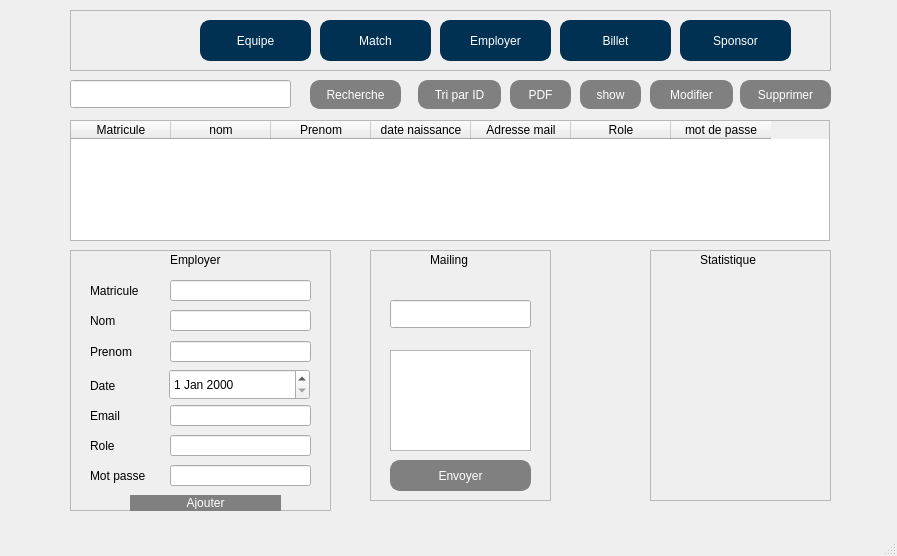
<?xml version="1.0" encoding="UTF-8"?>
<ui version="4.0">
 <class>fennetre1</class>
 <widget class="QMainWindow" name="fennetre1">
  <property name="geometry">
   <rect>
    <x>0</x>
    <y>0</y>
    <width>897</width>
    <height>556</height>
   </rect>
  </property>
  <property name="windowTitle">
   <string>fennetre1</string>
  </property>
  <widget class="QWidget" name="centralwidget">
   <widget class="QLabel" name="label_pic">
    <property name="geometry">
     <rect>
      <x>0</x>
      <y>0</y>
      <width>951</width>
      <height>611</height>
     </rect>
    </property>
    <property name="text">
     <string/>
    </property>
   </widget>
   <widget class="QFrame" name="formulere">
    <property name="geometry">
     <rect>
      <x>70</x>
      <y>250</y>
      <width>261</width>
      <height>261</height>
     </rect>
    </property>
    <property name="frameShape">
     <enum>QFrame::Shape::StyledPanel</enum>
    </property>
    <property name="frameShadow">
     <enum>QFrame::Shadow::Raised</enum>
    </property>
    <widget class="QLabel" name="label">
     <property name="geometry">
      <rect>
       <x>20</x>
       <y>60</y>
       <width>41</width>
       <height>21</height>
      </rect>
     </property>
     <property name="text">
      <string>Nom</string>
     </property>
    </widget>
    <widget class="QLabel" name="label_2">
     <property name="geometry">
      <rect>
       <x>20</x>
       <y>125</y>
       <width>61</width>
       <height>21</height>
      </rect>
     </property>
     <property name="text">
      <string>Date </string>
     </property>
    </widget>
    <widget class="QLabel" name="label_3">
     <property name="geometry">
      <rect>
       <x>20</x>
       <y>185</y>
       <width>41</width>
       <height>21</height>
      </rect>
     </property>
     <property name="text">
      <string>Role</string>
     </property>
    </widget>
    <widget class="QLabel" name="label_4">
     <property name="geometry">
      <rect>
       <x>20</x>
       <y>91</y>
       <width>51</width>
       <height>21</height>
      </rect>
     </property>
     <property name="text">
      <string>Prenom</string>
     </property>
    </widget>
    <widget class="QLineEdit" name="lineEdit_nom">
     <property name="geometry">
      <rect>
       <x>100</x>
       <y>60</y>
       <width>141</width>
       <height>21</height>
      </rect>
     </property>
    </widget>
    <widget class="QLineEdit" name="lineEdit_prenom">
     <property name="geometry">
      <rect>
       <x>100</x>
       <y>91</y>
       <width>141</width>
       <height>21</height>
      </rect>
     </property>
    </widget>
    <widget class="QLineEdit" name="lineEdit_role">
     <property name="geometry">
      <rect>
       <x>100</x>
       <y>185</y>
       <width>141</width>
       <height>21</height>
      </rect>
     </property>
    </widget>
    <widget class="QPushButton" name="pushButton_AJemp">
     <property name="geometry">
      <rect>
       <x>60</x>
       <y>245</y>
       <width>151</width>
       <height>16</height>
      </rect>
     </property>
     <property name="styleSheet">
      <string notr="true">QPushButton {
    border: 2px solid #808080;   /* Grey border */
    border-radius: 10px;         /* Round the corners */
    padding: 0 8px;              /* Padding inside the button */
    background: #808080;         /* Grey background */
    color: white;                /* White text color */
}

QPushButton:hover {
    background-color: #505050;   /* Darker grey on hover */
}
</string>
     </property>
     <property name="text">
      <string>Ajouter</string>
     </property>
    </widget>
    <widget class="QLabel" name="label_11">
     <property name="geometry">
      <rect>
       <x>100</x>
       <y>0</y>
       <width>81</width>
       <height>20</height>
      </rect>
     </property>
     <property name="text">
      <string>Employer</string>
     </property>
    </widget>
    <widget class="QLabel" name="label_5">
     <property name="geometry">
      <rect>
       <x>20</x>
       <y>155</y>
       <width>61</width>
       <height>21</height>
      </rect>
     </property>
     <property name="text">
      <string>Email</string>
     </property>
    </widget>
    <widget class="QLineEdit" name="lineEdit_email">
     <property name="geometry">
      <rect>
       <x>100</x>
       <y>155</y>
       <width>141</width>
       <height>21</height>
      </rect>
     </property>
    </widget>
    <widget class="QLineEdit" name="lineEdit_motpasse">
     <property name="geometry">
      <rect>
       <x>100</x>
       <y>215</y>
       <width>141</width>
       <height>21</height>
      </rect>
     </property>
    </widget>
    <widget class="QLabel" name="label_6">
     <property name="geometry">
      <rect>
       <x>20</x>
       <y>215</y>
       <width>71</width>
       <height>21</height>
      </rect>
     </property>
     <property name="text">
      <string>Mot passe</string>
     </property>
    </widget>
    <widget class="QDateEdit" name="dateEdit">
     <property name="geometry">
      <rect>
       <x>99</x>
       <y>119</y>
       <width>141</width>
       <height>31</height>
      </rect>
     </property>
    </widget>
    <widget class="QLineEdit" name="lineEdit_matricule">
     <property name="geometry">
      <rect>
       <x>100</x>
       <y>30</y>
       <width>141</width>
       <height>21</height>
      </rect>
     </property>
    </widget>
    <widget class="QLabel" name="label_7">
     <property name="geometry">
      <rect>
       <x>20</x>
       <y>30</y>
       <width>71</width>
       <height>21</height>
      </rect>
     </property>
     <property name="text">
      <string>Matricule</string>
     </property>
    </widget>
   </widget>
   <widget class="QFrame" name="Mailing">
    <property name="geometry">
     <rect>
      <x>370</x>
      <y>250</y>
      <width>181</width>
      <height>251</height>
     </rect>
    </property>
    <property name="frameShape">
     <enum>QFrame::Shape::StyledPanel</enum>
    </property>
    <property name="frameShadow">
     <enum>QFrame::Shadow::Raised</enum>
    </property>
    <widget class="QPushButton" name="pushButton_5">
     <property name="geometry">
      <rect>
       <x>20</x>
       <y>210</y>
       <width>141</width>
       <height>31</height>
      </rect>
     </property>
     <property name="styleSheet">
      <string notr="true">QPushButton {
    border: 2px solid #808080;   /* Grey border */
    border-radius: 10px;         /* Round the corners */
    padding: 0 8px;              /* Padding inside the button */
    background: #808080;         /* Grey background */
    color: white;                /* White text color */
}

QPushButton:hover {
    background-color: #505050;   /* Darker grey on hover */
}
</string>
     </property>
     <property name="text">
      <string>Envoyer</string>
     </property>
    </widget>
    <widget class="QTextEdit" name="textEdit">
     <property name="geometry">
      <rect>
       <x>20</x>
       <y>100</y>
       <width>141</width>
       <height>101</height>
      </rect>
     </property>
    </widget>
    <widget class="QLabel" name="label_10">
     <property name="geometry">
      <rect>
       <x>60</x>
       <y>0</y>
       <width>81</width>
       <height>20</height>
      </rect>
     </property>
     <property name="text">
      <string>Mailing</string>
     </property>
    </widget>
    <widget class="QLineEdit" name="lineEdit_9">
     <property name="geometry">
      <rect>
       <x>20</x>
       <y>50</y>
       <width>141</width>
       <height>28</height>
      </rect>
     </property>
    </widget>
    <widget class="QFrame" name="Mailing_2">
     <property name="geometry">
      <rect>
       <x>180</x>
       <y>10</y>
       <width>181</width>
       <height>251</height>
      </rect>
     </property>
     <property name="frameShape">
      <enum>QFrame::Shape::StyledPanel</enum>
     </property>
     <property name="frameShadow">
      <enum>QFrame::Shadow::Raised</enum>
     </property>
     <widget class="QPushButton" name="pushButton_13">
      <property name="geometry">
       <rect>
        <x>20</x>
        <y>210</y>
        <width>141</width>
        <height>31</height>
       </rect>
      </property>
      <property name="styleSheet">
       <string notr="true">QPushButton{
border:2px solid gray;
border-radius: 10px;
padding:0 8px;
background:gray;
}</string>
      </property>
      <property name="text">
       <string>Envoyer</string>
      </property>
     </widget>
     <widget class="QTextEdit" name="textEdit_2">
      <property name="geometry">
       <rect>
        <x>20</x>
        <y>100</y>
        <width>141</width>
        <height>101</height>
       </rect>
      </property>
     </widget>
     <widget class="QLabel" name="label_12">
      <property name="geometry">
       <rect>
        <x>60</x>
        <y>10</y>
        <width>81</width>
        <height>20</height>
       </rect>
      </property>
      <property name="text">
       <string>Mailing</string>
      </property>
     </widget>
     <widget class="QLineEdit" name="lineEdit_10">
      <property name="geometry">
       <rect>
        <x>20</x>
        <y>50</y>
        <width>141</width>
        <height>28</height>
       </rect>
      </property>
     </widget>
    </widget>
   </widget>
   <widget class="QTableWidget" name="tableWidget">
    <property name="geometry">
     <rect>
      <x>70</x>
      <y>120</y>
      <width>760</width>
      <height>121</height>
     </rect>
    </property>
    <property name="maximumSize">
     <size>
      <width>763</width>
      <height>16777215</height>
     </size>
    </property>
    <column>
     <property name="text">
      <string>Matricule</string>
     </property>
     <property name="font">
      <font>
       <pointsize>9</pointsize>
       <bold>false</bold>
      </font>
     </property>
    </column>
    <column>
     <property name="text">
      <string>nom</string>
     </property>
    </column>
    <column>
     <property name="text">
      <string>Prenom</string>
     </property>
    </column>
    <column>
     <property name="text">
      <string>date naissance</string>
     </property>
    </column>
    <column>
     <property name="text">
      <string>Adresse mail</string>
     </property>
    </column>
    <column>
     <property name="text">
      <string>Role</string>
     </property>
    </column>
    <column>
     <property name="text">
      <string>mot de passe</string>
     </property>
    </column>
   </widget>
   <widget class="QPushButton" name="pushButton_suprimer">
    <property name="geometry">
     <rect>
      <x>740</x>
      <y>80</y>
      <width>91</width>
      <height>29</height>
     </rect>
    </property>
    <property name="styleSheet">
     <string notr="true">QPushButton {
    border: 2px solid #808080;   /* Grey border */
    border-radius: 10px;         /* Round the corners */
    padding: 0 8px;              /* Padding inside the button */
    background: #808080;         /* Grey background */
    color: white;                /* White text color */
}

QPushButton:hover {
    background-color: #505050;   /* Darker grey on hover */
}

</string>
    </property>
    <property name="text">
     <string>Supprimer</string>
    </property>
   </widget>
   <widget class="QPushButton" name="pushButton_modifier">
    <property name="geometry">
     <rect>
      <x>650</x>
      <y>80</y>
      <width>83</width>
      <height>29</height>
     </rect>
    </property>
    <property name="styleSheet">
     <string notr="true">QPushButton {
    border: 2px solid #808080;   /* Grey border */
    border-radius: 10px;         /* Round the corners */
    padding: 0 8px;              /* Padding inside the button */
    background: #808080;         /* Grey background */
    color: white;                /* White text color */
}

QPushButton:hover {
    background-color: #505050;   /* Darker grey on hover */
}
</string>
    </property>
    <property name="text">
     <string>Modifier</string>
    </property>
   </widget>
   <widget class="QPushButton" name="pushButton_6">
    <property name="geometry">
     <rect>
      <x>310</x>
      <y>80</y>
      <width>91</width>
      <height>29</height>
     </rect>
    </property>
    <property name="styleSheet">
     <string notr="true">QPushButton {
    border: 2px solid #808080;   /* Grey border */
    border-radius: 10px;         /* Round the corners */
    padding: 0 8px;              /* Padding inside the button */
    background: #808080;         /* Grey background */
    color: white;                /* White text color */
}

QPushButton:hover {
    background-color: #505050;   /* Darker grey on hover */
}
</string>
    </property>
    <property name="text">
     <string>Recherche</string>
    </property>
   </widget>
   <widget class="QLineEdit" name="lineEdit_matricule_id">
    <property name="geometry">
     <rect>
      <x>70</x>
      <y>80</y>
      <width>221</width>
      <height>28</height>
     </rect>
    </property>
   </widget>
   <widget class="QPushButton" name="pushButton_8">
    <property name="geometry">
     <rect>
      <x>418</x>
      <y>80</y>
      <width>83</width>
      <height>29</height>
     </rect>
    </property>
    <property name="styleSheet">
     <string notr="true">QPushButton {
    border: 2px solid #808080;   /* Grey border */
    border-radius: 10px;         /* Round the corners */
    padding: 0 8px;              /* Padding inside the button */
    background: #808080;         /* Grey background */
    color: white;                /* White text color */
}

QPushButton:hover {
    background-color: #505050;   /* Darker grey on hover */
}
</string>
    </property>
    <property name="text">
     <string>Tri par ID</string>
    </property>
   </widget>
   <widget class="QPushButton" name="pushButton_7">
    <property name="geometry">
     <rect>
      <x>510</x>
      <y>80</y>
      <width>61</width>
      <height>29</height>
     </rect>
    </property>
    <property name="styleSheet">
     <string notr="true">QPushButton {
    border: 2px solid #808080;   /* Grey border */
    border-radius: 10px;         /* Round the corners */
    padding: 0 8px;              /* Padding inside the button */
    background: #808080;         /* Grey background */
    color: white;                /* White text color */
}

QPushButton:hover {
    background-color: #505050;   /* Darker grey on hover */
}
</string>
    </property>
    <property name="text">
     <string>PDF</string>
    </property>
   </widget>
   <widget class="QFrame" name="frame">
    <property name="geometry">
     <rect>
      <x>70</x>
      <y>10</y>
      <width>761</width>
      <height>61</height>
     </rect>
    </property>
    <property name="frameShape">
     <enum>QFrame::Shape::StyledPanel</enum>
    </property>
    <property name="frameShadow">
     <enum>QFrame::Shadow::Raised</enum>
    </property>
    <widget class="QPushButton" name="pushButton_4">
     <property name="geometry">
      <rect>
       <x>610</x>
       <y>10</y>
       <width>111</width>
       <height>41</height>
      </rect>
     </property>
     <property name="styleSheet">
      <string notr="true">QPushButton {
    border: 2px solid #003153;   /* Prussian Blue border */
    border-radius: 10px;         /* Round the corners */
    padding: 0 8px;              /* Padding inside the button */
    background: #003153;         /* Prussian Blue background */
    color: white;                /* White text color */
}

QPushButton:hover {
    background-color: #001f33; /* Darker Prussian blue on hover */
}

</string>
     </property>
     <property name="text">
      <string>Sponsor</string>
     </property>
    </widget>
    <widget class="QPushButton" name="pushButton_9">
     <property name="geometry">
      <rect>
       <x>490</x>
       <y>10</y>
       <width>111</width>
       <height>41</height>
      </rect>
     </property>
     <property name="styleSheet">
      <string notr="true">QPushButton {
    border: 2px solid #003153;   /* Prussian Blue border */
    border-radius: 10px;         /* Round the corners */
    padding: 0 8px;              /* Padding inside the button */
    background: #003153;         /* Prussian Blue background */
    color: white;                /* White text color */
}

QPushButton:hover {
    background-color: #001f33; /* Darker Prussian blue on hover */
}
</string>
     </property>
     <property name="text">
      <string>Billet</string>
     </property>
    </widget>
    <widget class="QPushButton" name="pushButton_10">
     <property name="geometry">
      <rect>
       <x>370</x>
       <y>10</y>
       <width>111</width>
       <height>41</height>
      </rect>
     </property>
     <property name="styleSheet">
      <string notr="true">QPushButton {
    border: 2px solid #003153;   /* Prussian Blue border */
    border-radius: 10px;         /* Round the corners */
    padding: 0 8px;              /* Padding inside the button */
    background: #003153;         /* Prussian Blue background */
    color: white;                /* White text color */
}

QPushButton:hover {
    background-color: #001f33; /* Darker Prussian blue on hover */
}
</string>
     </property>
     <property name="text">
      <string>Employer</string>
     </property>
    </widget>
    <widget class="QPushButton" name="pushButton_11">
     <property name="geometry">
      <rect>
       <x>250</x>
       <y>10</y>
       <width>111</width>
       <height>41</height>
      </rect>
     </property>
     <property name="styleSheet">
      <string notr="true">QPushButton {
    border: 2px solid #003153;   /* Prussian Blue border */
    border-radius: 10px;         /* Round the corners */
    padding: 0 8px;              /* Padding inside the button */
    background: #003153;         /* Prussian Blue background */
    color: white;                /* White text color */
}

QPushButton:hover {
    background-color: #001f33; /* Darker Prussian blue on hover */
}
</string>
     </property>
     <property name="text">
      <string>Match</string>
     </property>
    </widget>
    <widget class="QPushButton" name="pushButton_12">
     <property name="geometry">
      <rect>
       <x>130</x>
       <y>10</y>
       <width>111</width>
       <height>41</height>
      </rect>
     </property>
     <property name="styleSheet">
      <string notr="true">QPushButton {
    border: 2px solid #003153;   /* Prussian Blue border */
    border-radius: 10px;         /* Round the corners */
    padding: 0 8px;              /* Padding inside the button */
    background: #003153;         /* Prussian Blue background */
    color: white;                /* White text color */
}

QPushButton:hover {
    background-color: #001f33; /* Darker Prussian blue on hover */
}
</string>
     </property>
     <property name="text">
      <string>Equipe</string>
     </property>
    </widget>
    <widget class="QLabel" name="label_pic2">
     <property name="geometry">
      <rect>
       <x>0</x>
       <y>-10</y>
       <width>91</width>
       <height>81</height>
      </rect>
     </property>
     <property name="text">
      <string/>
     </property>
    </widget>
   </widget>
   <widget class="QFrame" name="Mailing_3">
    <property name="geometry">
     <rect>
      <x>650</x>
      <y>250</y>
      <width>181</width>
      <height>251</height>
     </rect>
    </property>
    <property name="frameShape">
     <enum>QFrame::Shape::StyledPanel</enum>
    </property>
    <property name="frameShadow">
     <enum>QFrame::Shadow::Raised</enum>
    </property>
    <widget class="QLabel" name="label_15">
     <property name="geometry">
      <rect>
       <x>50</x>
       <y>0</y>
       <width>81</width>
       <height>20</height>
      </rect>
     </property>
     <property name="text">
      <string>Statistique</string>
     </property>
    </widget>
   </widget>
   <widget class="QPushButton" name="pushButton_showEmployes">
    <property name="geometry">
     <rect>
      <x>580</x>
      <y>80</y>
      <width>61</width>
      <height>29</height>
     </rect>
    </property>
    <property name="styleSheet">
     <string notr="true">QPushButton {
    border: 2px solid #808080;   /* Grey border */
    border-radius: 10px;         /* Round the corners */
    padding: 0 8px;              /* Padding inside the button */
    background: #808080;         /* Grey background */
    color: white;                /* White text color */
}

QPushButton:hover {
    background-color: #505050;   /* Darker grey on hover */
}
</string>
    </property>
    <property name="text">
     <string>show</string>
    </property>
   </widget>
  </widget>
  <widget class="QMenuBar" name="menubar">
   <property name="geometry">
    <rect>
     <x>0</x>
     <y>0</y>
     <width>897</width>
     <height>25</height>
    </rect>
   </property>
  </widget>
  <widget class="QStatusBar" name="statusbar"/>
 </widget>
 <resources/>
 <connections/>
</ui>
